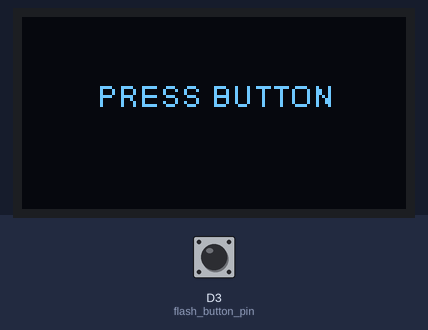
Recording of a program running on a simulated ESP8266 (NodeMCU). Parts: 128×64 one-colour display. Inputs (shaded band) come from the test bench; at power-on: D3 (flash_button_pin) HIGH. Random numbers use the default seed unless the program sets one.

Above: at 0.8 s.
0.9 s: D3 (flash_button_pin) pulled LOW for 0.15 s
At 1.2 s:
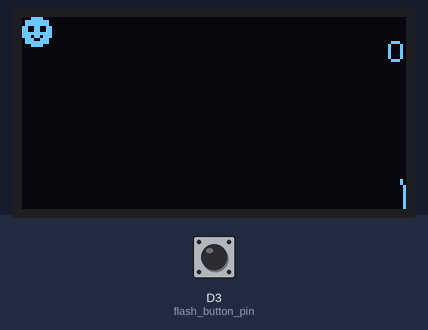
1.6 s: D3 (flash_button_pin) pulled LOW for 1 s
At 4.3 s:
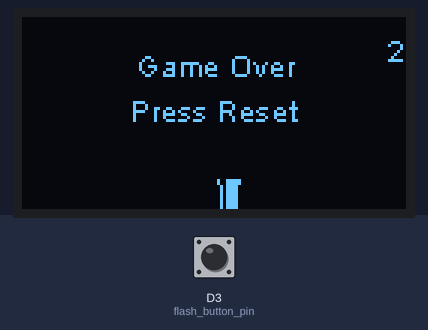
Timing chart, 0 to 5.8 s (numbered marks = the images above; inputs shaded):
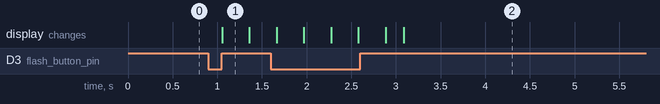

The program:

main.cpp
```cpp
// (licence header left out)
#include "_safe_arduino.hpp"
#include <SoftwareSerial.h>
#include <SSD1306Spi.h>
#include <OLEDDisplayUi.h>
#include <algorithm>

#include "pins.hpp"
#include "World.hpp"
#include "entities/Bird.hpp"
#include "entities/Pipe.hpp"

SSD1306Spi display{builtin_tx_led, spi_oled_dc, spi_oled_cs};
OLEDDisplayUi ui{&display};
World world;
SoftwareSerial bluetooth{softserial_tx, softserial_rx};
unsigned int bird_id;

static void score_counter(OLEDDisplay* display, OLEDDisplayUiState* state) {
    static unsigned int start_time = millis();
    display->setFont(ArialMT_Plain_10);
    display->setTextAlignment(TEXT_ALIGN_RIGHT);
    unsigned int score = (millis() - start_time) / 1000;
    display->drawString(128, 5, String(score));
}

static void world_frame(OLEDDisplay* display, OLEDDisplayUiState* state, int16_t x, int16_t y) {
    state->isIndicatorDrawen = false;

    world.update();
    for (auto& entity : world) {
        entity->render(*display, *state, {x, y});
    }
}

constexpr uint8_t frame_count = 1;
FrameCallback frames[frame_count] = { world_frame };

constexpr uint8_t overlay_count = 1;
OverlayCallback overlays[overlay_count] = { score_counter };

void setup() {
    pinMode(flash_button_pin, INPUT_PULLUP);

    bluetooth.begin(115200);

    bluetooth.println("Now attempting to connect to OLED display on SPI.");
    if (!display.init()) {
        bluetooth.println("FATAL ERROR: Couldn't connect to the SPI display! Stopping.");
        while (true) { delay(0); }
    }

    ui.setFrameAnimation(SLIDE_LEFT);
    ui.setFrames(frames, frame_count);
    ui.setOverlays(overlays, overlay_count);
    ui.setTargetFPS(60);
    ui.disableIndicator();
    ui.disableAutoTransition();
    ui.init();
    ui.switchToFrame(0);

    display.setContrast(255);
    display.normalDisplay();
    display.clear();

    auto bird = std::unique_ptr<Entity>(new Bird({1000, 1000}));
    bird_id = bird->get_id();
    world.add(std::move(bird));
    world.add(std::unique_ptr<Entity>(new Pipe({12800, 0})));

    ui.update();
    display.setFont(ArialMT_Plain_10);
    display.setTextAlignment(TEXT_ALIGN_CENTER);
    display.setColor(INVERSE);
    display.drawString(64, 20, "PRESS BUTTON");
    display.display();

    bluetooth.println("Setup complete.");

    while (digitalRead(flash_button_pin)) delay(0);
    while (!digitalRead(flash_button_pin)) delay(0);

    bluetooth.println("Game start.");
}

void loop() {
    auto spare = ui.update();
    auto start = millis();

    auto iterator_to_bird = std::find_if(world.begin(), world.end(),
        [](const std::unique_ptr<Entity>& entity) {
            return entity->get_id() == bird_id;
        }
    );

    if (iterator_to_bird == world.end()) { // Bird is destroyed
        display.setFont(ArialMT_Plain_10);
        display.setTextAlignment(TEXT_ALIGN_CENTER);
        display.setColor(INVERSE);
        display.drawString(64, 10, "Game Over");
        display.drawString(64, 25, "Press Reset");
        display.display();

        while (true) { delay(100000); }
    }

    display.display();

    auto time_to_wait = spare - (int)(millis() - start);
    delay(time_to_wait >= 0 ? time_to_wait : 0);
}
```

Rect.cpp
```cpp
// (licence header left out)
#include "Rect.hpp"
#include <algorithm>

Rect::Rect(Vec2i top_left, Vec2i bottom_right)
  : left{top_left.x}, top{top_left.y},
    right{bottom_right.x}, bottom{bottom_right.y}
{
    normalise();
}

Rect::Rect(Vec2i top_left, int width, int height)
  : Rect(top_left, {top_left.x + width, top_left.y + height})
{}

unsigned int Rect::get_area() const {
    int area = (bottom - top) * (right - left);
    return area < 0 ? -area : area;
}

void Rect::normalise() {
    if (top > bottom) {
        std::swap(top, bottom);
    }
    if (left > right) {
        std::swap(left, right);
    }
}

Rect Rect::as_normalised() const {
    Rect self = *this;
    self.normalise();
    return self;
}

bool Rect::intersects_with(const Rect& other_) const {
    Rect other = other_.as_normalised();
    Rect self = as_normalised();
    return self.left <= other.right && self.right >= other.left
        && self.top <= other.bottom && self.bottom >= other.top;
}

Rect& Rect::operator&=(const Rect& other_) {
    Rect other = other_.as_normalised();
    Rect self = as_normalised();
    if (self.intersects_with(other)) {
        top = std::max(self.top, other.top);
        bottom = std::min(self.bottom, other.bottom);
        left = std::max(self.left, other.left);
        right = std::min(self.right, other.right);
    } else {
        top = bottom = left = right = 0;
    }

    return *this;
}

Rect Rect::operator&(const Rect& other) const {
    Rect result = *this;
    result &= other;
    return result;
}

bool Rect::operator==(const Rect& other_) const {
    Rect self = as_normalised();
    Rect other = other_.as_normalised();
    return self.top == other.top && self.bottom == other.bottom
        && self.left == other.left && self.right == other.right;
}
```

Rect.hpp
```cpp
// (licence header left out)
#ifndef RECT_HPP
#define RECT_HPP

#include "Vec2i.hpp"

struct Rect {
    int top;
    int bottom;
    int left;
    int right;

    Rect(Vec2i top_left, Vec2i bottom_right);
    Rect(Vec2i top_left, int width, int height);

    void normalise();
    Rect as_normalised() const;

    unsigned int get_area() const;

    bool intersects_with(const Rect& other) const;

    // operator& and instersection_with do the same thing.
    Rect operator&(const Rect& other) const;
    Rect& operator&=(const Rect& other);
    inline Rect instersection_with(const Rect& other) const {
        return *this & other;
    }

    bool operator==(const Rect& other) const;
    inline bool operator!=(const Rect& other) const {
        return !(*this == other);
    }
};

#endif /* end of include guard: RECT_HPP */
```

Vec2i.cpp
```cpp
// (licence header left out)
#include "Vec2i.hpp"

const Vec2i Vec2i::zero = {0, 0};

Vec2i::Vec2i(int p_x, int p_y) : x{p_x}, y{p_y}
{}

unsigned int Vec2i::get_length_squared() const {
    return (x*x) + (y*y);
}

Vec2i& Vec2i::operator+=(const Vec2i& other) {
    x += other.x;
    y += other.y;
    return *this;
}

Vec2i Vec2i::operator+(const Vec2i& other) const {
    Vec2i self = *this;
    self += other;
    return self;
}

Vec2i& Vec2i::operator-=(const Vec2i& other) {
    x -= other.x;
    y -= other.y;
    return *this;
}

Vec2i Vec2i::operator-(const Vec2i& other) const {
    Vec2i self = *this;
    self -= other;
    return self;
}

Vec2i& Vec2i::operator*=(int scalar) {
    x *= scalar;
    y *= scalar;
    return *this;
}

Vec2i Vec2i::operator*(int scalar) const {
    Vec2i self = *this;
    self *= scalar;
    return self;
}

Vec2i& Vec2i::operator/=(int scalar) {
    x /= scalar;
    y /= scalar;
    return *this;
}

Vec2i Vec2i::operator/(int scalar) const {
    Vec2i self = *this;
    self /= scalar;
    return self;
}

bool Vec2i::operator==(const Vec2i& other) const {
    return (x == other.x) && (y == other.y);
}
```

Vec2i.hpp
```cpp
// (licence header left out)
#ifndef VEC2I_HPP
#define VEC2I_HPP

struct Vec2i {
    int x;
    int y;

    Vec2i(int x, int y);

    unsigned int get_length_squared() const;

    Vec2i operator+(const Vec2i& other) const;
    Vec2i& operator+=(const Vec2i& other);

    Vec2i operator-(const Vec2i& other) const;
    Vec2i& operator-=(const Vec2i& other);

    Vec2i operator*(int scalar) const;
    Vec2i& operator*=(int scalar);

    Vec2i operator/(int scalar) const;
    Vec2i& operator/=(int scalar);

    bool operator==(const Vec2i& other) const;
    inline bool operator!=(const Vec2i& other) const {
        return !(*this == other);
    }

    static const Vec2i zero;
};

#endif
```

World.cpp
```cpp
// (licence header left out)
#include "World.hpp"

#include <iterator>
#include <algorithm>

World::World(size_t initial_capacity) : _entities(initial_capacity)
{}

World::World() : _entities()
{}

World::iterator World::begin() {
    using std::begin;
    return begin(_entities);
}

World::iterator World::end() {
    using std::end;
    return end(_entities);
}

void World::add(std::unique_ptr<Entity> entity) {
    _entities.push_back(std::move(entity));
}

bool World::remove(const Entity& entity) {
    using std::begin;
    using std::end;

    auto new_end = std::remove_if(begin(_entities), end(_entities),
        [&entity](const std::unique_ptr<Entity>& ptr) {
            return ptr.get() == &entity;
        }
    );
    auto num_removed = std::distance(new_end, end(_entities));
    _entities.erase(new_end, end(_entities));

    return num_removed != 0;
}

void World::_handle_possible_collision(Entity &a, Entity &b) {
    if (&a == &b) return;

    if (a.rectangle.intersects_with(b.rectangle)) {
        a.on_collision(b);
    }
}

void World::update() {
    for (auto& entity_ptr : *this) {
        entity_ptr->update(*this);
    }

    using std::begin; using std::end;
    _entities.erase(std::remove_if(begin(_entities), end(_entities),
        [](const std::unique_ptr<Entity>& ent) { return ent->is_waiting_for_destroy(); }
    ), end(_entities));

    for (auto& a_ptr : *this) {
        for (auto& b_ptr : *this) {
            _handle_possible_collision(*a_ptr, *b_ptr);
        }
    }
}
```

World.hpp
```cpp
// (licence header left out)
#ifndef WORLD_HPP
#define WORLD_HPP

#include <vector>
#include <memory>
#include <cinttypes>
#include "entities/Entity.hpp"

class World {
public:
    typedef std::vector<std::unique_ptr<Entity>>::iterator iterator;

    World();
    explicit World(size_t reserved_slots);

    iterator begin();
    iterator end();

    void add(std::unique_ptr<Entity> entity);
    bool remove(const Entity& entity);
    bool contains(const Entity& entity) const;

    void update();

private:
    std::vector<std::unique_ptr<Entity>> _entities;

    static void _handle_possible_collision(Entity& a, Entity& b);
};

#endif /* end of include guard: WORLD_HPP */
```

_safe_arduino.hpp
```cpp
// (licence header left out)
#ifndef SAFE_ARDUINO_HPP
#define SAFE_ARDUINO_HPP

#include <Arduino.h>
#undef min
#undef max

#endif
```

Bird.cpp
```cpp
// (licence header left out)
#include "Bird.hpp"
#include "images/smile.xbm.hpp"
#include "pins.hpp"
#include "_safe_arduino.hpp"
#include <OLEDDisplay.h>

const unsigned int Bird::min_time_between_jumps = 10;
const int Bird::jump_velocity = -180;

Bird::Bird(Vec2i top_left)
  : Entity({Vec2i::zero, smile_width * Entity::units_per_pixel, smile_height * Entity::units_per_pixel}),
    _frames_since_last_jump{min_time_between_jumps}
{}

void Bird::update(const World& owner) {
    velocity.y += 5;

    _frames_since_last_jump++;
    if (!digitalRead(flash_button_pin)) {
        if (_frames_since_last_jump >= min_time_between_jumps) {
            velocity.y = jump_velocity;
        }
        _frames_since_last_jump = 0;
    }

    if (rectangle.bottom < Entity::units_per_pixel * -20 || rectangle.top > Entity::units_per_pixel * 72) {
        mark_for_destroy();
    }

    Entity::update(owner);
}

void Bird::render(OLEDDisplay& display, OLEDDisplayUiState& state, Vec2i offset) const {
    int16_t x = get_pixel_rect().left + offset.x;
    int16_t y = get_pixel_rect().top + offset.y;
    display.drawXbm(x, y, smile_width, smile_height, smile_bits);
}

void Bird::on_collision(Entity& other) {
    mark_for_destroy();
}
```

Bird.hpp
```cpp
// (licence header left out)
#ifndef BIRD_HPP
#define BIRD_HPP

#include "Entity.hpp"
#include "Vec2i.hpp"

class Bird : public Entity {
public:
    Bird(Vec2i top_left);

    void update(const World& owner) override;
    void render(OLEDDisplay& display, OLEDDisplayUiState& state, Vec2i offset) const override;

protected:
    void on_collision(Entity& other) override;

    static const unsigned int min_time_between_jumps;
    static const int jump_velocity;

private:
    unsigned int _frames_since_last_jump;
};

#endif /* end of include guard: BIRD_HPP */
```

Entity.cpp
```cpp
// (licence header left out)
#include "Entity.hpp"

const int Entity::units_per_pixel = 100;

static unsigned int _get_entity_id() {
    static unsigned int id = 0;
    return id++;
}

Entity::Entity(Rect r) : rectangle{r.as_normalised()},
    velocity{Vec2i::zero}, _destroy_now{false}, _id{_get_entity_id()}
{}

Entity::Entity() : Entity({{Vec2i::zero}, {Vec2i::zero}})
{}

void Entity::update(const World& owner) {
    rectangle.normalise();

    rectangle.left += velocity.x;
    rectangle.right += velocity.x;
    rectangle.top += velocity.y;
    rectangle.bottom += velocity.y;
}

void Entity::mark_for_destroy() {
    _destroy_now = true;
}

Rect Entity::get_pixel_rect() const {
    return {
        Vec2i{rectangle.left, rectangle.top} / units_per_pixel,
        Vec2i{rectangle.right, rectangle.bottom} / units_per_pixel
    };
}
```

Entity.hpp
```cpp
// (licence header left out)
#ifndef ENTITY_HPP
#define ENTITY_HPP

#include "Rect.hpp"
#include "Vec2i.hpp"
// Forward declarations.
class World;
class OLEDDisplay;
class OLEDDisplayUiState;

class Entity {
    friend class World;

public:
    Rect rectangle;
    Vec2i velocity;

    void mark_for_destroy();
    inline bool is_waiting_for_destroy() const {
        return _destroy_now;
    }

    inline unsigned int get_id() const {
        return _id;
    }

    Rect get_pixel_rect() const;

    Entity();
    explicit Entity(Rect r);

    virtual void update(const World& owner);
    virtual void render(OLEDDisplay& display, OLEDDisplayUiState& ui_state, Vec2i offset) const = 0;

    virtual ~Entity() = default;

    static const int units_per_pixel;

protected:
    virtual void on_collision(Entity& other) = 0;

private:
    bool _destroy_now;
    unsigned int _id;
};

#endif /* end of include guard: ENTITY_HPP */
```

Pipe.cpp
```cpp
// (licence header left out)
#include "Pipe.hpp"
#include <OLEDDisplay.h>
#include "images/pipe.xbm.hpp"
#include "images/pipe_end.xbm.hpp"

Pipe::Pipe(Vec2i top_left)
  : Entity({top_left, Entity::units_per_pixel * pipe_width, 64 * Entity::units_per_pixel})
{
    velocity.x = -150;
    reset_size();
}

void Pipe::update(const World& owner) {
    Entity::update(owner);

    // is offscreen
    if (rectangle.right < 0) {
        rectangle.right += 128 * Entity::units_per_pixel;
        rectangle.left += 128 * Entity::units_per_pixel;
        reset_size();
    }
}

void Pipe::render(OLEDDisplay& display, OLEDDisplayUiState& state, Vec2i offset) const {
    Rect draw_rect = get_pixel_rect();
    draw_rect.left += offset.x;
    draw_rect.right += offset.x;
    draw_rect.top += offset.y;
    draw_rect.bottom += offset.y;
    draw_rect.normalise();

    display.setColor(WHITE);
    display.drawXbm(draw_rect.left, draw_rect.top,
        pipe_end_width, pipe_end_height, pipe_end_bits);
    for (int y = draw_rect.top + pipe_end_height; y + pipe_height <= draw_rect.bottom; y++) {
        display.drawXbm(draw_rect.left, y, pipe_width, pipe_height, pipe_bits);
    }
}

void Pipe::on_collision(Entity &other) {}

void Pipe::reset_size() {
    rectangle.top = random(Entity::units_per_pixel * 22, Entity::units_per_pixel * 56);
}
```

Pipe.hpp
```cpp
// (licence header left out)
#ifndef PIPE_HPP
#define PIPE_HPP
#include "Entity.hpp"

class Pipe : public Entity {
public:
    Pipe(Vec2i top_left);

    void update(const World& owner) override;
    void render(OLEDDisplay& display, OLEDDisplayUiState& state, Vec2i offset) const override;

    void on_collision(Entity& other) override;

private:
    void reset_size();
};

#endif
```

pipe.xbm.hpp
```cpp
// (licence header left out)
#ifndef PIPES_XBM_HPP
#define PIPES_XBM_HPP

#include "_safe_arduino.hpp"

constexpr int16_t pipe_width = 8;
constexpr int16_t pipe_height = 1;
const char pipe_bits[] PROGMEM = {
   0x7a };

#endif
```

pipe_end.xbm.hpp
```cpp
// (licence header left out)
#ifndef PIPE_END_XBM_HPP
#define PIPE_END_XBM_HPP

#include "_safe_arduino.hpp"

constexpr int16_t pipe_end_width = 8;
constexpr int16_t pipe_end_height = 2;
const char pipe_end_bits[] PROGMEM = {
   0xf9, 0xf9 };


#endif /* end of include guard: PIPE_END_XBM_HPP */
```

smile.xbm.hpp
```cpp
// (licence header left out)
#ifndef SMILE_XBM_HPP
#define SMILE_XBM_HPP

#include "_safe_arduino.hpp"

constexpr int16_t smile_width = 10;
constexpr int16_t smile_height = 10;
const char smile_bits[] PROGMEM = {
    0x78, 0x00, 0xfe, 0x01, 0xfe, 0x01, 0x33, 0x03, 0x33, 0x03, 0xff, 0x03,
    0xb7, 0x03, 0xce, 0x01, 0xfe, 0x01, 0x78, 0x00 };

#endif
```

pins.hpp
```cpp
// (licence header left out)
#ifndef PINS_HPP
#define PINS_HPP

#include "_safe_arduino.hpp"

// Low when pressed (PTC in a pulldown configuration)
constexpr uint8_t flash_button_pin = D3;
// Low for on
constexpr uint8_t builtin_tx_led = D4;

constexpr uint8_t spi_oled_cs = D1;
constexpr uint8_t spi_oled_dc = D2;

constexpr uint8_t softserial_tx = D0;
constexpr uint8_t softserial_rx = D6;

#endif /* end of include guard: PINS_HPP */
```

Measured:
- after the input at 0.9 s, the display: changes after 0.15 s (image 1)
